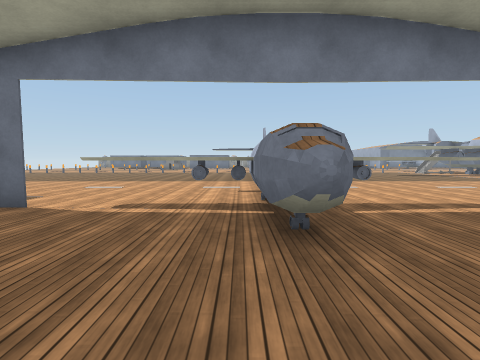
[1] (above)

24 first-person views from a walk through a scene from a Unity 3-D project. The camera is 1.4 m above the floor, tilts 4° down and sees 85° across. The floor is counted in squares, 2 m on a side. Each view is taken from the middle of a square. On the plan, view 1 faces up. The plan holds only what a view shows up to about 9 squares ahead; the rest is blank. The place goes on beyond the plan. Some animated figures are left out. Surface patterns are stand-ins for the level's own textures.

[2]
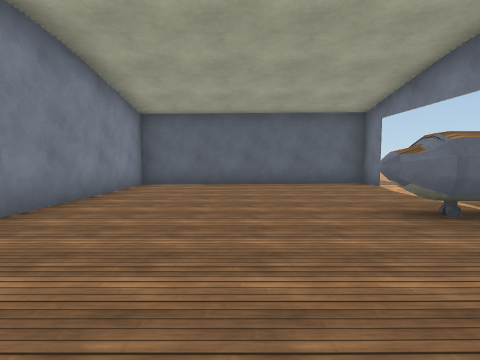

[3]
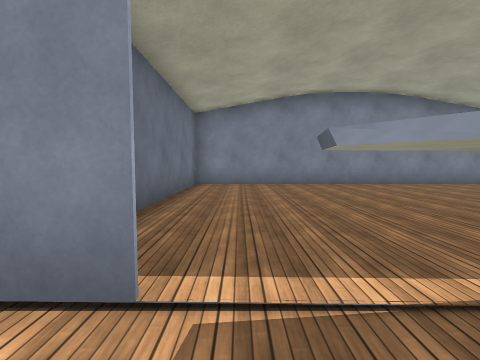

[4]
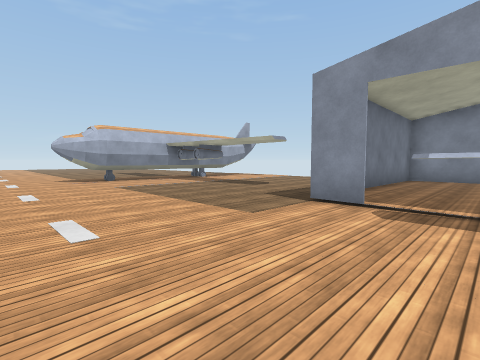

[5]
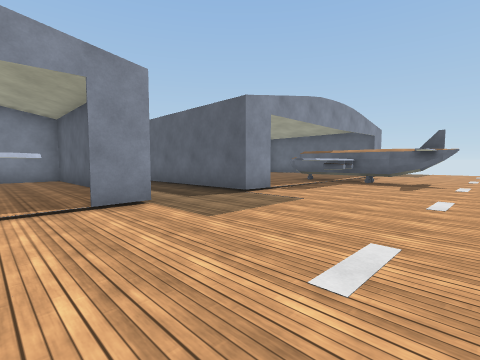

[6]
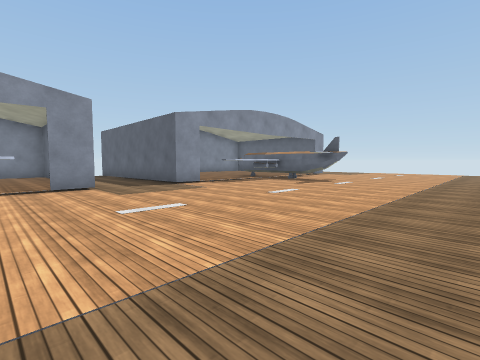

[7]
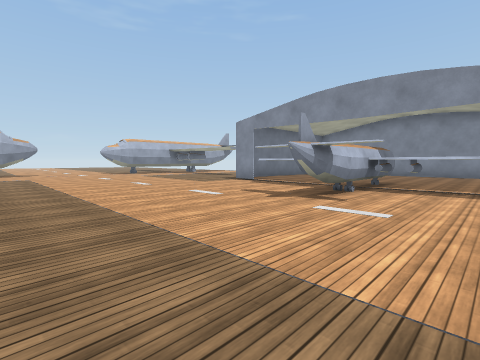

[8]
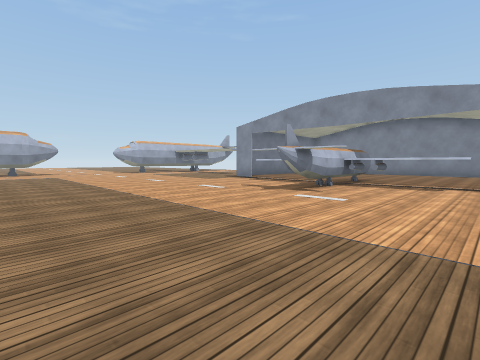

[9]
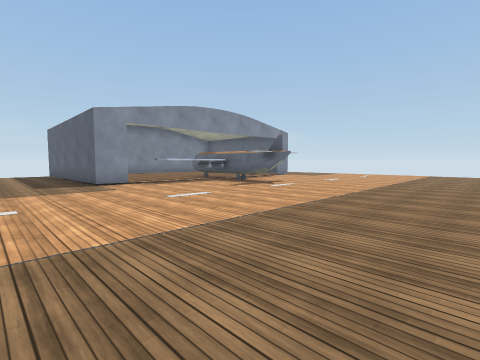

[10]
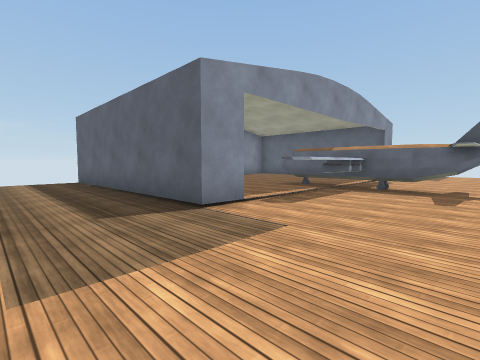

[11]
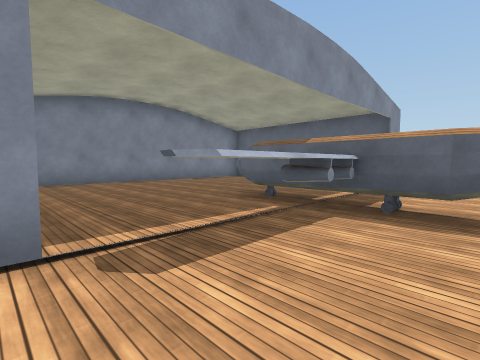

[12]
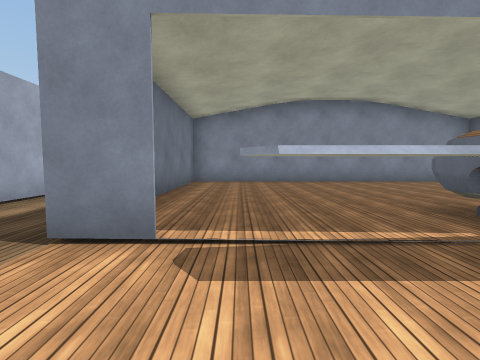

[13]
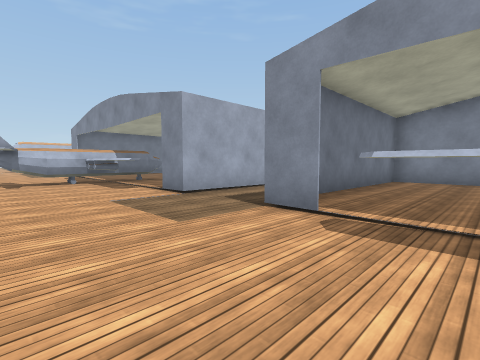

[14]
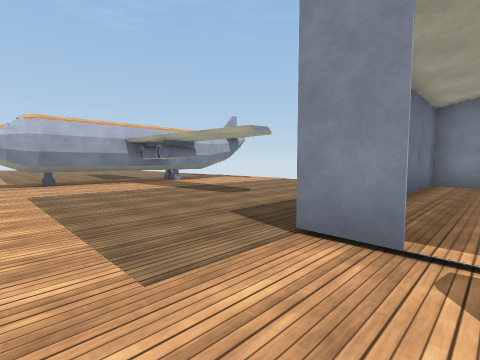

[15]
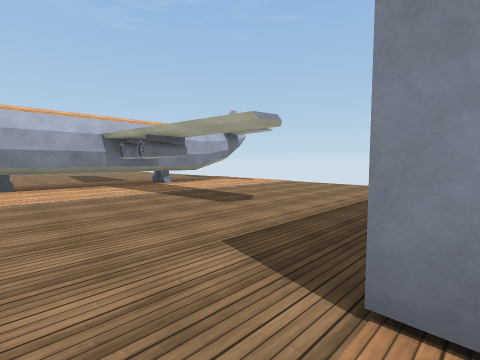

[16]
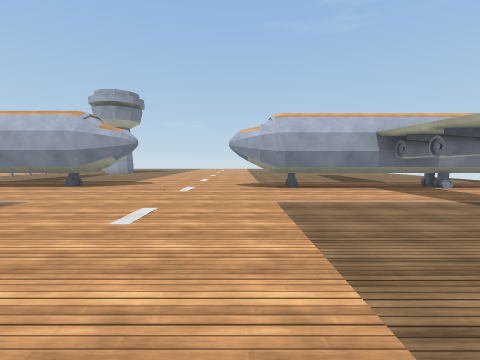

[17]
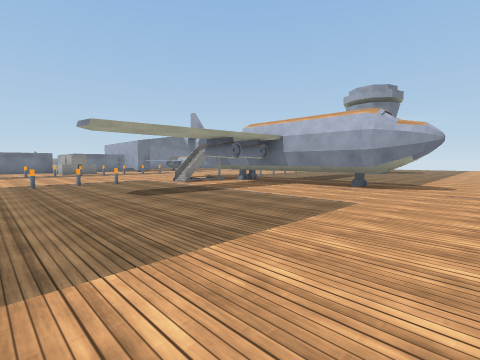

[18]
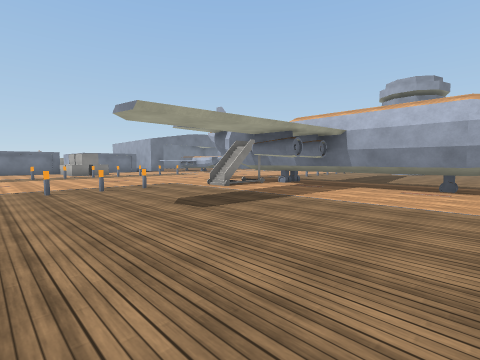

[19]
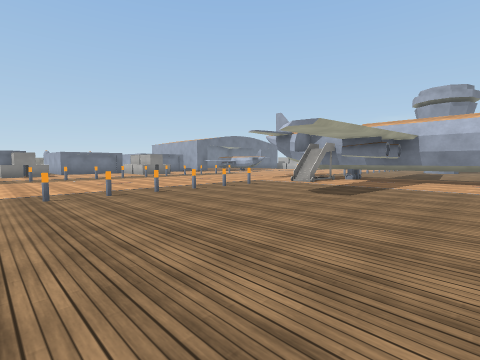

[20]
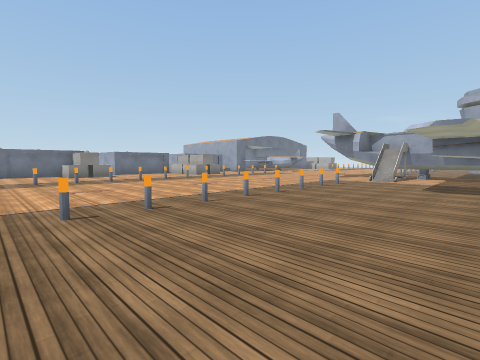

[21]
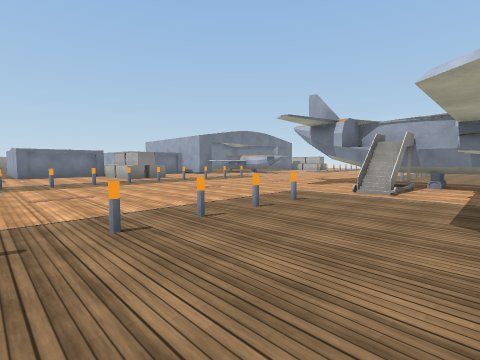

[22]
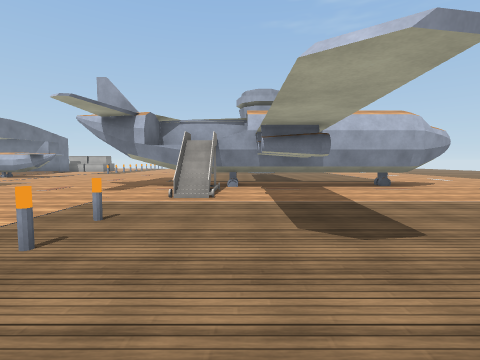

[23]
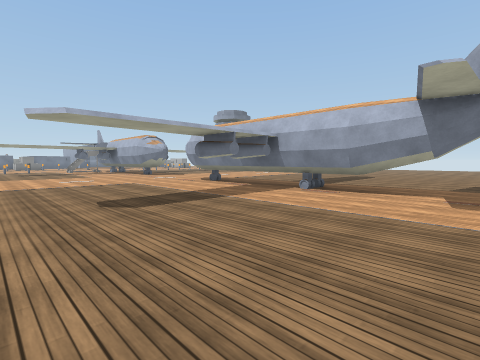

[24]
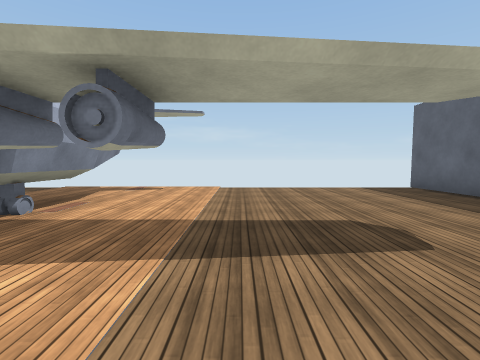

### Floor plan
Key: @ floor where view 1 was taken; # wall or solid block; x gap in a wall; . floor; / step, stairs or slope; = window, fence, low wall or low ledge; T thing the floor can be seen under or through.
Columns run from 13 left of view 1 to 18 right of it. Each row starts with its distance up from view 1.
 20               ...............
 19               ...............
 18               .............
 17               ...=....=...#
 16               ..........#xT ..
 15               ............TT..
 14               ...........xT x
 13               ............T ..
 12 ..........................T ...
 11 ..........................TT...
 10 ..........................##..
  9 ..............................
  8 .............................
  7 .............................
  6 ..#...........#..............
  5 ..#...........#...........#
  4   ######./.######.........#
  3   # ...#.#....#...#.......#
  2   #....#.#....#...#.....###
  1  ......#.#........#.......##..
  0  ......#.#...@....#.......##...
 -1  ......#.#........#.......# ....
 -2  ......#.#........#.......#.....
 -3 ########.##########...........

Where each view was taken, in squares from view 1:
view 1: 0 up, 0 right, facing up
view 2: 0 up, 4 right, facing left
view 3: 5 up, 4 right, facing down
view 4: 8 up, 3 right, facing down-right
view 5: 8 up, 2 left, facing down-left
view 6: 11 up, 2 left, facing down-left
view 7: 11 up, 2 left, facing down-right
view 8: 12 up, 3 left, facing down-right
view 9: 12 up, 4 left, facing down-left
view 10: 7 up, 4 left, facing down-left
view 11: 6 up, 7 left, facing down-left
view 12: 6 up, 8 left, facing down
view 13: 7 up, 9 left, facing down-right
view 14: 6 up, 4 right, facing down-right
view 15: 5 up, 5 right, facing down-right
view 16: 6 up, 6 right, facing right
view 17: 8 up, 6 right, facing up-right
view 18: 10 up, 6 right, facing up-right
view 19: 11 up, 3 right, facing up-right
view 20: 13 up, 1 right, facing up-right
view 21: 14 up, 5 right, facing up-right
view 22: 15 up, 6 right, facing right
view 23: 3 down, 7 right, facing up-right
view 24: 4 up, 10 right, facing down
